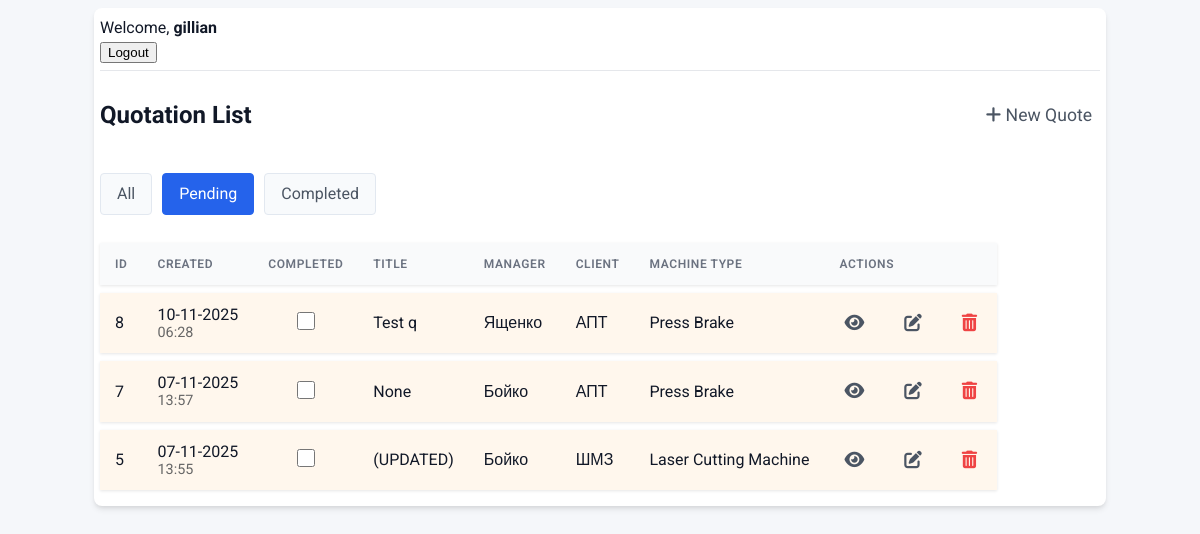
The page /?status=pending (signed in) on the database as committed earlier.
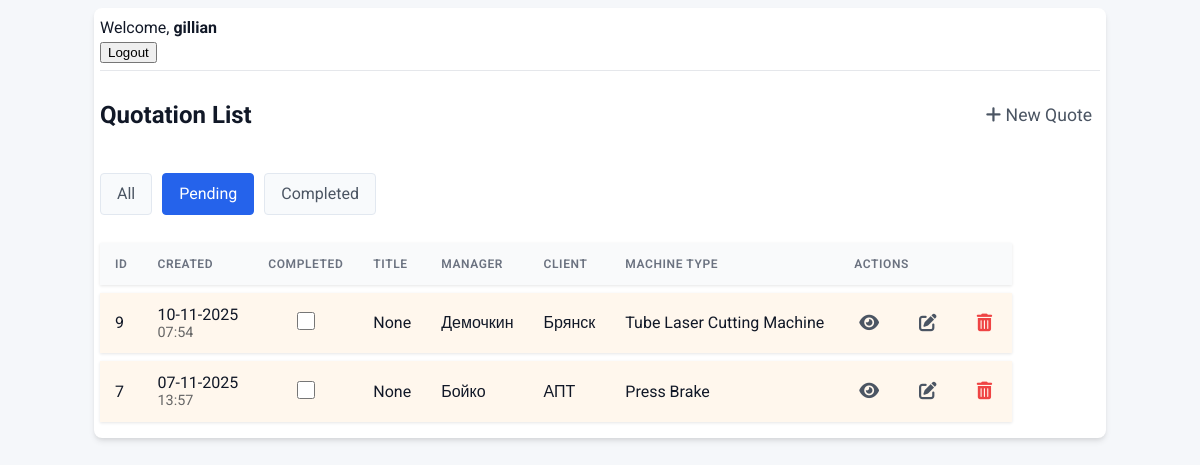
The same page on the database as committed later.
### base/models.py (models this page shows, shortened)
class Quote(models.Model):
    title = models.CharField(max_length=200, blank=True, null=True)  # Making it nullable temporarily
    manager = models.CharField(max_length=200)
    client = models.CharField(max_length=200)
    MACHINE_CHOICES = [
        ('laser_cutting', 'Laser Cutting Machine'),
        ('press_brake', 'Press Brake'),
        ('tube_laser', 'Tube Laser Cutting Machine'),
    ]
    machine_type = models.CharField(max_length=50, choices=MACHINE_CHOICES)
    working_area = models.CharField(max_length=200, blank=True, null=True)  # e.g. "3000x1500"
    laser_source_power = models.CharField(max_length=200, blank=True, null=True)  # e.g. "3000W"
    compressor = models.BooleanField(default=False)
    stabilizer = models.BooleanField(default=False)
    bevel_laser_head = models.BooleanField(default=False)
    bending_capacity = models.CharField(max_length=200, blank=True, null=True)  # e.g. "125 t"
    working_length = models.CharField(max_length=200, blank=True, null=True)  # e.g. "3200 mm"
    CNC_CHOICES = [
        ('DA_53T', 'Delem DA-53T'),
        ('DA_69T', 'Delem DA-69T'),
        ('DA_66T', 'Delem DA-66T'),
    ]
    CNC_type = models.CharField(max_length=200, blank=True, null=True, choices=CNC_CHOICES)  # e.g. "Delem DA-53T"
    AXIS_CHOICES = [
        ('6_1', '6+1 Axis'),
        ('4_1', '4+1 Axis'),
    ]
    axis_type = models.CharField(max_length=200, blank=True, null=True, choices=AXIS_CHOICES)  # e.g. "6+1 Axis"
    tube_length = models.CharField(max_length=200, blank=True, null=True)  # e.g. "6000 mm"
    tube_diameter = models.CharField(max_length=200, blank=True, null=True)  # e.g. "300 mm"
    length_of_unloading_table = models.CharField(max_length=200, blank=True, null=True)  # e.g. "3000 mm"
    LOADING_CHOICES = [
       ('automatic', 'Automatic'),
       ('semi_automatic', 'Semi-Automatic'),
       ('manual', 'Manual'),
   ]
    loading_type = models.CharField(max_length=20, choices=LOADING_CHOICES, blank=True)
    two_chucks = models.BooleanField(default=False)
    three_chucks = models.BooleanField(default=False)
    completed = models.BooleanField(default=False)
    additional_requirements = models.TextField(blank=True, null=True)
    attachment = models.FileField(upload_to='quote_attachments/%Y/%m/%d/', blank=True, null=True)
    created_at = models.DateTimeField(auto_now_add=True)
    updated_at = models.DateTimeField(auto_now=True)

### base/views.py (the view)
# urls.py: path('', QuoteList.as_view(), name='quotes'),
class QuoteList(LoginRequiredMixin, ListView):
    model = Quote
    context_object_name = 'quotes'
    template_name = 'base/quote_list.html'
    def get_queryset(self):
        queryset = super().get_queryset()
        status = self.request.GET.get('status', 'all')
        if status == 'pending':
            return queryset.filter(completed=False).order_by('-created_at')
        elif status == 'completed':
            return queryset.filter(completed=True).order_by('-created_at')
        else:
            return queryset.order_by('-created_at')
    def get_context_data(self, **kwargs):
        context = super().get_context_data(**kwargs)
        context['current_status'] = self.request.GET.get('status', 'all')
        return context

### base/templates/base/quote_list.html (shortened to what this page needs)
{% extends 'base/main.html' %}
{% block content %}
    <div class="auth-section">
  {% if request.user.is_authenticated %}
    <div>Welcome, <strong>{{ request.user }}</strong></div>
    <form action="{% url 'logout' %}" method="post">
      <button type="submit">Logout</button>
    </form>
  {% else %}
    <a href="{% url 'login' %}" class="btn">Login</a>
  {% endif %}
</div>
<hr>
<div class="header-container">
    <h2>Quotation List</h2>
    <a href="{% url 'quote-create' %}" class="action-link">
        <i class="fas fa-plus"></i> New Quote
    </a>
</div>
<link rel="stylesheet" href="https://cdnjs.cloudflare.com/ajax/libs/font-awesome/6.0.0-beta3/css/all.min.css">
<div class="status-filters">
    <a href="?status=all" class="status-btn {% if current_status == 'all' %}active{% endif %}">
        All
    </a>
    <a href="?status=pending" class="status-btn {% if current_status == 'pending' %}active{% endif %}">
        Pending
    </a>
    <a href="?status=completed" class="status-btn {% if current_status == 'completed' %}active{% endif %}">
        Completed
    </a>
</div>
<table>
  <tr>
    <th>ID</th>
    <th>Created</th>
    <th>Completed</th>
    <th>Title</th>
    <th>Manager</th>
    <th>Client</th>
    <th>Machine Type</th>
    <th colspan="3">Actions</th>
  </tr>
  {% for quote in quotes %}
  <tr class="{% if quote.completed %}row-completed{% else %}row-pending{% endif %}">
    <td>{{ quote.id }}</td>
    <td>
        <div style="line-height: 1.2;">
            <div>{{ quote.created_at|date:"d-m-Y" }}</div>
            <div style="font-size: 0.9em; color: #666;">{{ quote.created_at|time:"H:i" }}</div>
        </div>
    </td>
    <td style="text-align: center;">
        <form method="post" action="{% url 'quote-toggle-complete' quote.id %}" class="toggle-form" style="display: inline-block; margin: 0;">
            <input type="checkbox" name="completed"
                   onchange="this.form.submit()"
                   class="status-checkbox">
        </form>
    </td>
    <td>{{ quote.title }}</td>
    <td>{{ quote.manager }}</td>
    <td>{{ quote.client }}</td>
    <td>{{ quote.get_machine_type_display }}</td>
    <td class="action-cell">
        <a href="{% url 'quote' quote.id %}" title="View" class="action-link">
            <i class="fas fa-eye"></i>
        </a>
    </td>
    <td class="action-cell">
        <a href="{% url 'quote-update' quote.id %}" title="Edit" class="action-link">
            <i class="fas fa-edit"></i>
        </a>
    </td>
    <td class="action-cell">
        <a href="{% url 'quote-delete' quote.id %}" title="Delete" class="action-link text-danger">
            <i class="fas fa-trash-alt"></i>
        </a>
    </td>
  </tr>
  {% empty %}
  <tr>
    <td colspan="5">No quotes found.</td>
  </tr>
  {% endfor %}
</table>
{% endblock %}

Rows that differ between the two databases and show on the page:
no longer on this page (row edited): Quote: id "8", created_at "10-11-2025", created_at "06:28", title "Test q", manager "Ященко", client "АПТ", machine_type "Press Brake"
no longer on this page (row edited): Quote: id "5", created_at "07-11-2025", created_at "13:55", title "(UPDATED)", manager "Бойко", client "ШМЗ", machine_type "Laser Cutting Machine"
added Quote: id "9", created_at "10-11-2025", created_at "07:54", title "None", manager "Демочкин", client "Брянск", machine_type "Tube Laser Cutting Machine"
